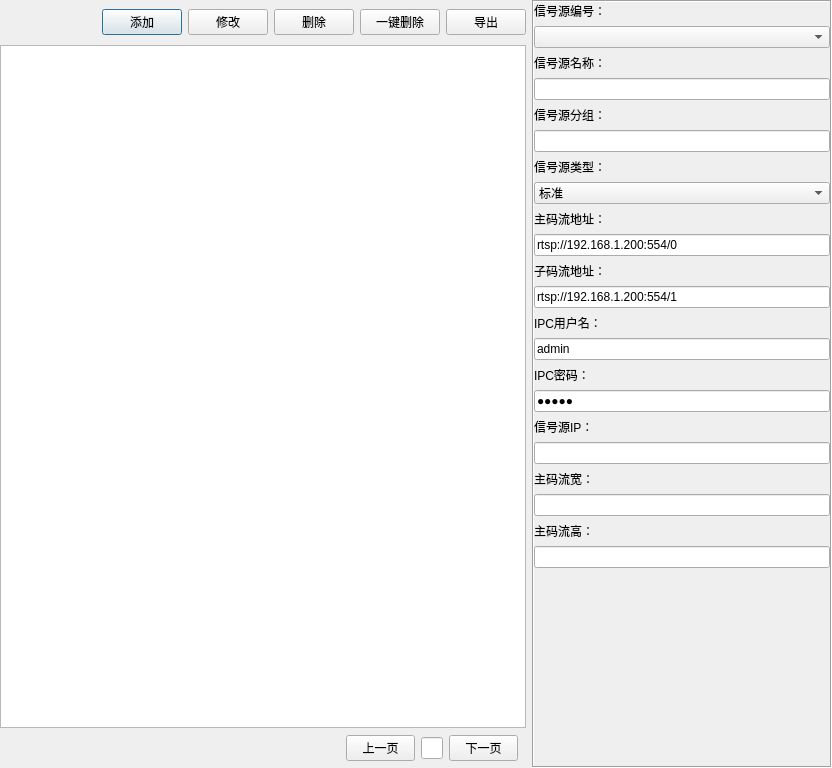
<?xml version="1.0" encoding="UTF-8"?>
<ui version="4.0">
 <class>frmIPC</class>
 <widget class="QDialog" name="frmIPC">
  <property name="geometry">
   <rect>
    <x>0</x>
    <y>0</y>
    <width>832</width>
    <height>768</height>
   </rect>
  </property>
  <property name="windowTitle">
   <string>IPC管理</string>
  </property>
  <property name="styleSheet">
   <string notr="true"/>
  </property>
  <layout class="QVBoxLayout" name="verticalLayout">
   <property name="spacing">
    <number>0</number>
   </property>
   <property name="leftMargin">
    <number>0</number>
   </property>
   <property name="topMargin">
    <number>0</number>
   </property>
   <property name="rightMargin">
    <number>0</number>
   </property>
   <property name="bottomMargin">
    <number>0</number>
   </property>
   <item>
    <widget class="QFrame" name="frame_bmmanage">
     <property name="styleSheet">
      <string notr="true"/>
     </property>
     <layout class="QHBoxLayout" name="horizontalLayout_4">
      <property name="leftMargin">
       <number>0</number>
      </property>
      <property name="topMargin">
       <number>0</number>
      </property>
      <property name="rightMargin">
       <number>0</number>
      </property>
      <property name="bottomMargin">
       <number>0</number>
      </property>
      <item>
       <widget class="QWidget" name="widget_2" native="true">
        <layout class="QVBoxLayout" name="verticalLayout_4">
         <property name="leftMargin">
          <number>0</number>
         </property>
         <property name="topMargin">
          <number>0</number>
         </property>
         <property name="rightMargin">
          <number>0</number>
         </property>
         <property name="bottomMargin">
          <number>0</number>
         </property>
         <item>
          <widget class="QWidget" name="widget_7" native="true">
           <layout class="QVBoxLayout" name="verticalLayout_3">
            <property name="spacing">
             <number>0</number>
            </property>
            <property name="leftMargin">
             <number>0</number>
            </property>
            <property name="topMargin">
             <number>0</number>
            </property>
            <property name="rightMargin">
             <number>0</number>
            </property>
            <property name="bottomMargin">
             <number>0</number>
            </property>
            <item>
             <widget class="QWidget" name="widget" native="true">
              <property name="minimumSize">
               <size>
                <width>0</width>
                <height>45</height>
               </size>
              </property>
              <property name="maximumSize">
               <size>
                <width>16777215</width>
                <height>45</height>
               </size>
              </property>
              <layout class="QHBoxLayout" name="horizontalLayout">
               <property name="leftMargin">
                <number>0</number>
               </property>
               <property name="topMargin">
                <number>0</number>
               </property>
               <property name="rightMargin">
                <number>0</number>
               </property>
               <property name="bottomMargin">
                <number>0</number>
               </property>
               <item>
                <spacer name="horizontalSpacer">
                 <property name="orientation">
                  <enum>Qt::Horizontal</enum>
                 </property>
                 <property name="sizeHint" stdset="0">
                  <size>
                   <width>98</width>
                   <height>20</height>
                  </size>
                 </property>
                </spacer>
               </item>
               <item>
                <widget class="QPushButton" name="btnAdd">
                 <property name="minimumSize">
                  <size>
                   <width>0</width>
                   <height>0</height>
                  </size>
                 </property>
                 <property name="sizeIncrement">
                  <size>
                   <width>0</width>
                   <height>0</height>
                  </size>
                 </property>
                 <property name="cursor">
                  <cursorShape>PointingHandCursor</cursorShape>
                 </property>
                 <property name="focusPolicy">
                  <enum>Qt::TabFocus</enum>
                 </property>
                 <property name="styleSheet">
                  <string notr="true"/>
                 </property>
                 <property name="text">
                  <string>添加</string>
                 </property>
                 <property name="iconSize">
                  <size>
                   <width>18</width>
                   <height>18</height>
                  </size>
                 </property>
                </widget>
               </item>
               <item>
                <widget class="QPushButton" name="btnUpdate">
                 <property name="minimumSize">
                  <size>
                   <width>0</width>
                   <height>0</height>
                  </size>
                 </property>
                 <property name="cursor">
                  <cursorShape>PointingHandCursor</cursorShape>
                 </property>
                 <property name="focusPolicy">
                  <enum>Qt::TabFocus</enum>
                 </property>
                 <property name="styleSheet">
                  <string notr="true"/>
                 </property>
                 <property name="text">
                  <string>修改</string>
                 </property>
                 <property name="iconSize">
                  <size>
                   <width>18</width>
                   <height>18</height>
                  </size>
                 </property>
                </widget>
               </item>
               <item>
                <widget class="QPushButton" name="btnDelete">
                 <property name="minimumSize">
                  <size>
                   <width>0</width>
                   <height>0</height>
                  </size>
                 </property>
                 <property name="sizeIncrement">
                  <size>
                   <width>0</width>
                   <height>0</height>
                  </size>
                 </property>
                 <property name="cursor">
                  <cursorShape>PointingHandCursor</cursorShape>
                 </property>
                 <property name="focusPolicy">
                  <enum>Qt::TabFocus</enum>
                 </property>
                 <property name="styleSheet">
                  <string notr="true"/>
                 </property>
                 <property name="text">
                  <string>删除</string>
                 </property>
                 <property name="iconSize">
                  <size>
                   <width>18</width>
                   <height>18</height>
                  </size>
                 </property>
                </widget>
               </item>
               <item>
                <widget class="QPushButton" name="pushButton">
                 <property name="minimumSize">
                  <size>
                   <width>0</width>
                   <height>0</height>
                  </size>
                 </property>
                 <property name="focusPolicy">
                  <enum>Qt::TabFocus</enum>
                 </property>
                 <property name="styleSheet">
                  <string notr="true"/>
                 </property>
                 <property name="text">
                  <string>一键删除</string>
                 </property>
                </widget>
               </item>
               <item>
                <widget class="QPushButton" name="btnExcel">
                 <property name="minimumSize">
                  <size>
                   <width>0</width>
                   <height>0</height>
                  </size>
                 </property>
                 <property name="cursor">
                  <cursorShape>PointingHandCursor</cursorShape>
                 </property>
                 <property name="focusPolicy">
                  <enum>Qt::TabFocus</enum>
                 </property>
                 <property name="styleSheet">
                  <string notr="true"/>
                 </property>
                 <property name="text">
                  <string>导出</string>
                 </property>
                 <property name="iconSize">
                  <size>
                   <width>18</width>
                   <height>18</height>
                  </size>
                 </property>
                </widget>
               </item>
              </layout>
             </widget>
            </item>
            <item>
             <widget class="QWidget" name="widget_3" native="true">
              <layout class="QVBoxLayout" name="verticalLayout_2">
               <property name="spacing">
                <number>0</number>
               </property>
               <property name="leftMargin">
                <number>0</number>
               </property>
               <property name="topMargin">
                <number>0</number>
               </property>
               <property name="rightMargin">
                <number>0</number>
               </property>
               <property name="bottomMargin">
                <number>0</number>
               </property>
               <item>
                <widget class="QTableView" name="tableMain">
                 <property name="focusPolicy">
                  <enum>Qt::NoFocus</enum>
                 </property>
                 <property name="styleSheet">
                  <string notr="true"/>
                 </property>
                 <property name="editTriggers">
                  <set>QAbstractItemView::NoEditTriggers</set>
                 </property>
                </widget>
               </item>
               <item>
                <widget class="QWidget" name="widget_5" native="true">
                 <property name="minimumSize">
                  <size>
                   <width>0</width>
                   <height>40</height>
                  </size>
                 </property>
                 <property name="maximumSize">
                  <size>
                   <width>16777215</width>
                   <height>40</height>
                  </size>
                 </property>
                 <layout class="QHBoxLayout" name="horizontalLayout_3">
                  <property name="leftMargin">
                   <number>0</number>
                  </property>
                  <property name="topMargin">
                   <number>0</number>
                  </property>
                  <property name="rightMargin">
                   <number>0</number>
                  </property>
                  <property name="bottomMargin">
                   <number>0</number>
                  </property>
                  <item>
                   <spacer name="horizontalSpacer_2">
                    <property name="orientation">
                     <enum>Qt::Horizontal</enum>
                    </property>
                    <property name="sizeHint" stdset="0">
                     <size>
                      <width>301</width>
                      <height>20</height>
                     </size>
                    </property>
                   </spacer>
                  </item>
                  <item>
                   <widget class="QWidget" name="widget_6" native="true">
                    <layout class="QHBoxLayout" name="horizontalLayout_6">
                     <property name="spacing">
                      <number>0</number>
                     </property>
                     <property name="leftMargin">
                      <number>0</number>
                     </property>
                     <property name="topMargin">
                      <number>0</number>
                     </property>
                     <property name="rightMargin">
                      <number>0</number>
                     </property>
                     <property name="bottomMargin">
                      <number>0</number>
                     </property>
                     <item>
                      <layout class="QHBoxLayout" name="horizontalLayout_5"/>
                     </item>
                    </layout>
                   </widget>
                  </item>
                  <item>
                   <widget class="QWidget" name="widget_4" native="true">
                    <property name="maximumSize">
                     <size>
                      <width>180</width>
                      <height>16777215</height>
                     </size>
                    </property>
                    <layout class="QHBoxLayout" name="horizontalLayout_2">
                     <property name="leftMargin">
                      <number>0</number>
                     </property>
                     <property name="topMargin">
                      <number>0</number>
                     </property>
                     <property name="rightMargin">
                      <number>9</number>
                     </property>
                     <property name="bottomMargin">
                      <number>0</number>
                     </property>
                     <item>
                      <widget class="QPushButton" name="pushButton_2">
                       <property name="focusPolicy">
                        <enum>Qt::TabFocus</enum>
                       </property>
                       <property name="text">
                        <string>上一页</string>
                       </property>
                      </widget>
                     </item>
                     <item>
                      <widget class="QLineEdit" name="lineEdit_viewpage">
                       <property name="maximumSize">
                        <size>
                         <width>30</width>
                         <height>16777215</height>
                        </size>
                       </property>
                       <property name="alignment">
                        <set>Qt::AlignCenter</set>
                       </property>
                      </widget>
                     </item>
                     <item>
                      <widget class="QPushButton" name="pushButton_3">
                       <property name="focusPolicy">
                        <enum>Qt::TabFocus</enum>
                       </property>
                       <property name="text">
                        <string>下一页</string>
                       </property>
                      </widget>
                     </item>
                    </layout>
                   </widget>
                  </item>
                 </layout>
                </widget>
               </item>
              </layout>
             </widget>
            </item>
           </layout>
          </widget>
         </item>
        </layout>
       </widget>
      </item>
      <item>
       <widget class="QFrame" name="frame_bmmanage_gboxRight">
        <property name="sizePolicy">
         <sizepolicy hsizetype="Minimum" vsizetype="Preferred">
          <horstretch>0</horstretch>
          <verstretch>0</verstretch>
         </sizepolicy>
        </property>
        <property name="minimumSize">
         <size>
          <width>200</width>
          <height>0</height>
         </size>
        </property>
        <property name="maximumSize">
         <size>
          <width>300</width>
          <height>16777215</height>
         </size>
        </property>
        <property name="styleSheet">
         <string notr="true"/>
        </property>
        <property name="frameShape">
         <enum>QFrame::Box</enum>
        </property>
        <property name="frameShadow">
         <enum>QFrame::Sunken</enum>
        </property>
        <layout class="QVBoxLayout" name="verticalLayout_5">
         <property name="spacing">
          <number>0</number>
         </property>
         <property name="leftMargin">
          <number>0</number>
         </property>
         <property name="topMargin">
          <number>0</number>
         </property>
         <property name="rightMargin">
          <number>0</number>
         </property>
         <property name="bottomMargin">
          <number>0</number>
         </property>
         <item>
          <widget class="QWidget" name="widget_8" native="true">
           <property name="minimumSize">
            <size>
             <width>0</width>
             <height>100</height>
            </size>
           </property>
           <layout class="QVBoxLayout" name="verticalLayout_6">
            <property name="leftMargin">
             <number>0</number>
            </property>
            <property name="topMargin">
             <number>0</number>
            </property>
            <property name="rightMargin">
             <number>0</number>
            </property>
            <property name="bottomMargin">
             <number>0</number>
            </property>
            <item>
             <widget class="QLabel" name="labIPCID">
              <property name="styleSheet">
               <string notr="true"/>
              </property>
              <property name="text">
               <string>信号源编号：</string>
              </property>
              <property name="alignment">
               <set>Qt::AlignLeading|Qt::AlignLeft|Qt::AlignVCenter</set>
              </property>
             </widget>
            </item>
            <item>
             <widget class="QComboBox" name="cboxIPCID">
              <property name="sizePolicy">
               <sizepolicy hsizetype="Expanding" vsizetype="Fixed">
                <horstretch>0</horstretch>
                <verstretch>0</verstretch>
               </sizepolicy>
              </property>
              <property name="minimumSize">
               <size>
                <width>0</width>
                <height>0</height>
               </size>
              </property>
              <property name="styleSheet">
               <string notr="true"/>
              </property>
             </widget>
            </item>
            <item>
             <widget class="QLabel" name="labIPCName">
              <property name="styleSheet">
               <string notr="true"/>
              </property>
              <property name="text">
               <string>信号源名称：</string>
              </property>
              <property name="alignment">
               <set>Qt::AlignLeading|Qt::AlignLeft|Qt::AlignVCenter</set>
              </property>
             </widget>
            </item>
            <item>
             <widget class="QLineEdit" name="txtIPCName">
              <property name="sizePolicy">
               <sizepolicy hsizetype="Expanding" vsizetype="Fixed">
                <horstretch>0</horstretch>
                <verstretch>0</verstretch>
               </sizepolicy>
              </property>
              <property name="minimumSize">
               <size>
                <width>0</width>
                <height>0</height>
               </size>
              </property>
              <property name="contextMenuPolicy">
               <enum>Qt::NoContextMenu</enum>
              </property>
              <property name="styleSheet">
               <string notr="true"/>
              </property>
              <property name="text">
               <string/>
              </property>
             </widget>
            </item>
            <item>
             <widget class="QLabel" name="labNVRID">
              <property name="styleSheet">
               <string notr="true"/>
              </property>
              <property name="text">
               <string>信号源分组：</string>
              </property>
              <property name="alignment">
               <set>Qt::AlignLeading|Qt::AlignLeft|Qt::AlignVCenter</set>
              </property>
             </widget>
            </item>
            <item>
             <widget class="QLineEdit" name="cboxNVRID">
              <property name="minimumSize">
               <size>
                <width>0</width>
                <height>0</height>
               </size>
              </property>
              <property name="contextMenuPolicy">
               <enum>Qt::NoContextMenu</enum>
              </property>
              <property name="styleSheet">
               <string notr="true"/>
              </property>
             </widget>
            </item>
            <item>
             <widget class="QLabel" name="labIPCType">
              <property name="styleSheet">
               <string notr="true"/>
              </property>
              <property name="text">
               <string>信号源类型：</string>
              </property>
              <property name="alignment">
               <set>Qt::AlignLeading|Qt::AlignLeft|Qt::AlignVCenter</set>
              </property>
             </widget>
            </item>
            <item>
             <widget class="QComboBox" name="cboxIPCType">
              <property name="sizePolicy">
               <sizepolicy hsizetype="Expanding" vsizetype="Fixed">
                <horstretch>0</horstretch>
                <verstretch>0</verstretch>
               </sizepolicy>
              </property>
              <property name="minimumSize">
               <size>
                <width>0</width>
                <height>0</height>
               </size>
              </property>
              <property name="styleSheet">
               <string notr="true"/>
              </property>
              <item>
               <property name="text">
                <string>标准</string>
               </property>
              </item>
              <item>
               <property name="text">
                <string>云台</string>
               </property>
              </item>
             </widget>
            </item>
            <item>
             <widget class="QLabel" name="labIPCRtspAddrMain">
              <property name="styleSheet">
               <string notr="true"/>
              </property>
              <property name="text">
               <string>主码流地址：</string>
              </property>
              <property name="alignment">
               <set>Qt::AlignLeading|Qt::AlignLeft|Qt::AlignVCenter</set>
              </property>
             </widget>
            </item>
            <item>
             <widget class="QLineEdit" name="txtIPCRtspAddrMain">
              <property name="sizePolicy">
               <sizepolicy hsizetype="Expanding" vsizetype="Fixed">
                <horstretch>0</horstretch>
                <verstretch>0</verstretch>
               </sizepolicy>
              </property>
              <property name="minimumSize">
               <size>
                <width>0</width>
                <height>0</height>
               </size>
              </property>
              <property name="focusPolicy">
               <enum>Qt::ClickFocus</enum>
              </property>
              <property name="contextMenuPolicy">
               <enum>Qt::NoContextMenu</enum>
              </property>
              <property name="styleSheet">
               <string notr="true"/>
              </property>
              <property name="text">
               <string>rtsp://192.168.1.200:554/0</string>
              </property>
             </widget>
            </item>
            <item>
             <widget class="QLabel" name="labIPCRtspAddrSub">
              <property name="styleSheet">
               <string notr="true"/>
              </property>
              <property name="text">
               <string>子码流地址：</string>
              </property>
              <property name="alignment">
               <set>Qt::AlignLeading|Qt::AlignLeft|Qt::AlignVCenter</set>
              </property>
             </widget>
            </item>
            <item>
             <widget class="QLineEdit" name="txtIPCRtspAddrSub">
              <property name="sizePolicy">
               <sizepolicy hsizetype="Expanding" vsizetype="Fixed">
                <horstretch>0</horstretch>
                <verstretch>0</verstretch>
               </sizepolicy>
              </property>
              <property name="minimumSize">
               <size>
                <width>0</width>
                <height>0</height>
               </size>
              </property>
              <property name="focusPolicy">
               <enum>Qt::ClickFocus</enum>
              </property>
              <property name="contextMenuPolicy">
               <enum>Qt::NoContextMenu</enum>
              </property>
              <property name="styleSheet">
               <string notr="true"/>
              </property>
              <property name="text">
               <string>rtsp://192.168.1.200:554/1</string>
              </property>
             </widget>
            </item>
            <item>
             <widget class="QLabel" name="labIPCUserName">
              <property name="styleSheet">
               <string notr="true"/>
              </property>
              <property name="text">
               <string>IPC用户名：</string>
              </property>
              <property name="alignment">
               <set>Qt::AlignLeading|Qt::AlignLeft|Qt::AlignVCenter</set>
              </property>
             </widget>
            </item>
            <item>
             <widget class="QLineEdit" name="txtIPCUserName">
              <property name="sizePolicy">
               <sizepolicy hsizetype="Expanding" vsizetype="Fixed">
                <horstretch>0</horstretch>
                <verstretch>0</verstretch>
               </sizepolicy>
              </property>
              <property name="minimumSize">
               <size>
                <width>0</width>
                <height>0</height>
               </size>
              </property>
              <property name="focusPolicy">
               <enum>Qt::ClickFocus</enum>
              </property>
              <property name="contextMenuPolicy">
               <enum>Qt::NoContextMenu</enum>
              </property>
              <property name="styleSheet">
               <string notr="true"/>
              </property>
              <property name="text">
               <string>admin</string>
              </property>
             </widget>
            </item>
            <item>
             <widget class="QLabel" name="labIPCUserPwd">
              <property name="styleSheet">
               <string notr="true"/>
              </property>
              <property name="text">
               <string>IPC密码：</string>
              </property>
              <property name="alignment">
               <set>Qt::AlignLeading|Qt::AlignLeft|Qt::AlignVCenter</set>
              </property>
             </widget>
            </item>
            <item>
             <widget class="QLineEdit" name="txtIPCUserPwd">
              <property name="enabled">
               <bool>true</bool>
              </property>
              <property name="sizePolicy">
               <sizepolicy hsizetype="Expanding" vsizetype="Fixed">
                <horstretch>0</horstretch>
                <verstretch>0</verstretch>
               </sizepolicy>
              </property>
              <property name="minimumSize">
               <size>
                <width>0</width>
                <height>0</height>
               </size>
              </property>
              <property name="focusPolicy">
               <enum>Qt::ClickFocus</enum>
              </property>
              <property name="contextMenuPolicy">
               <enum>Qt::NoContextMenu</enum>
              </property>
              <property name="styleSheet">
               <string notr="true"/>
              </property>
              <property name="text">
               <string>admin</string>
              </property>
              <property name="echoMode">
               <enum>QLineEdit::Password</enum>
              </property>
             </widget>
            </item>
            <item>
             <widget class="QLabel" name="label">
              <property name="text">
               <string>信号源IP：</string>
              </property>
              <property name="alignment">
               <set>Qt::AlignLeading|Qt::AlignLeft|Qt::AlignVCenter</set>
              </property>
             </widget>
            </item>
            <item>
             <widget class="QLineEdit" name="lin_ip">
              <property name="minimumSize">
               <size>
                <width>0</width>
                <height>0</height>
               </size>
              </property>
              <property name="contextMenuPolicy">
               <enum>Qt::NoContextMenu</enum>
              </property>
              <property name="styleSheet">
               <string notr="true"/>
              </property>
             </widget>
            </item>
            <item>
             <widget class="QLabel" name="label_2">
              <property name="layoutDirection">
               <enum>Qt::LeftToRight</enum>
              </property>
              <property name="text">
               <string>主码流宽：</string>
              </property>
              <property name="alignment">
               <set>Qt::AlignLeading|Qt::AlignLeft|Qt::AlignVCenter</set>
              </property>
             </widget>
            </item>
            <item>
             <widget class="QLineEdit" name="lineEdit_MurlWidth"/>
            </item>
            <item>
             <widget class="QLabel" name="label_3">
              <property name="text">
               <string>主码流高：</string>
              </property>
              <property name="alignment">
               <set>Qt::AlignLeading|Qt::AlignLeft|Qt::AlignVCenter</set>
              </property>
             </widget>
            </item>
            <item>
             <widget class="QLineEdit" name="lineEdit_MurlHeight"/>
            </item>
            <item>
             <spacer name="verticalSpacer">
              <property name="orientation">
               <enum>Qt::Vertical</enum>
              </property>
              <property name="sizeHint" stdset="0">
               <size>
                <width>20</width>
                <height>20</height>
               </size>
              </property>
             </spacer>
            </item>
           </layout>
          </widget>
         </item>
        </layout>
       </widget>
      </item>
     </layout>
    </widget>
   </item>
  </layout>
 </widget>
 <tabstops>
  <tabstop>tableMain</tabstop>
 </tabstops>
 <resources/>
 <connections/>
</ui>
